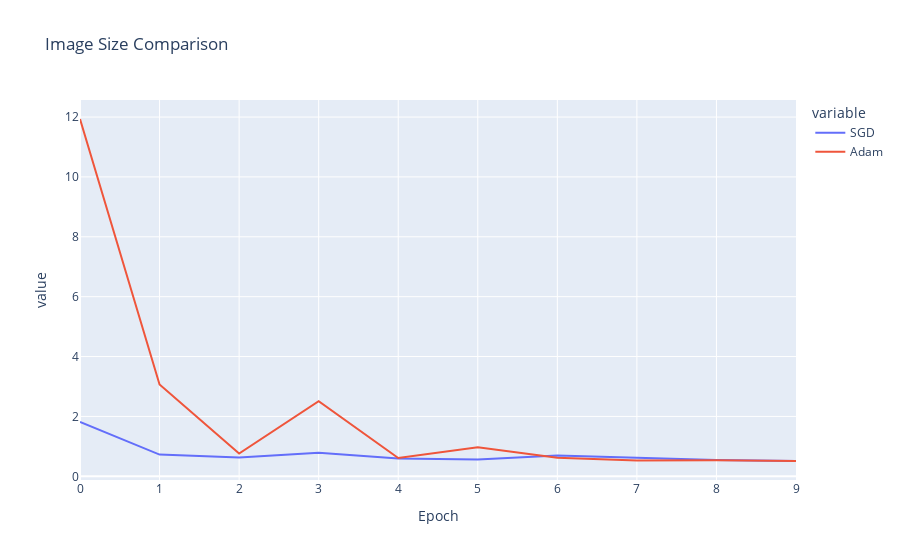

Notebook code cell kept with this figure:
### Code cell
Visualizer().visualize_several_csv(
    [
        "resnet14_general_best_1_SGD.csv", 
        "resnet14_general_best_1_Adam.csv", 
    ], 
    metric="val_loss", 
    column_names=[
        "SGD", 
        "Adam", 
    ],
    title="Image Size Comparison",
    x_name="Epoch",
    y_name="Validation Loss",
)

### Figure 1 — Plotly figure (JSON) as saved in the notebook; plotly's stock layout.template omitted (floating-point values rounded to 4 significant figures)
{"data": [{"hovertemplate": "variable=SGD<br>index=%{x}<br>value=%{y}<extra></extra>", "legendgroup": "SGD", "line": {"color": "#636efa", "dash": "solid"}, "marker": {"symbol": "circle"}, "mode": "lines", "name": "SGD", "orientation": "v", "showlegend": true, "type": "scatter", "x": [0, 1, 2, 3, 4, 5, 6, 7, 8, 9], "xaxis": "x", "y": [1.817, 0.7244, 0.632, 0.7871, 0.5911, 0.563, 0.6928, 0.6202, 0.5409, 0.511], "yaxis": "y"}, {"hovertemplate": "variable=Adam<br>index=%{x}<br>value=%{y}<extra></extra>", "legendgroup": "Adam", "line": {"color": "#EF553B", "dash": "solid"}, "marker": {"symbol": "circle"}, "mode": "lines", "name": "Adam", "orientation": "v", "showlegend": true, "type": "scatter", "x": [0, 1, 2, 3, 4, 5, 6, 7, 8, 9], "xaxis": "x", "y": [11.94, 3.065, 0.7621, 2.511, 0.6099, 0.9704, 0.6209, 0.5263, 0.5388, 0.5142], "yaxis": "y"}], "layout": {"legend": {"title": {"text": "variable"}, "tracegroupgap": 0}, "title": {"text": "Image Size Comparison"}, "xaxis": {"anchor": "y", "domain": [0, 1], "title": {"text": "Epoch"}}, "yaxis": {"anchor": "x", "domain": [0, 1], "title": {"text": "value"}}}}
